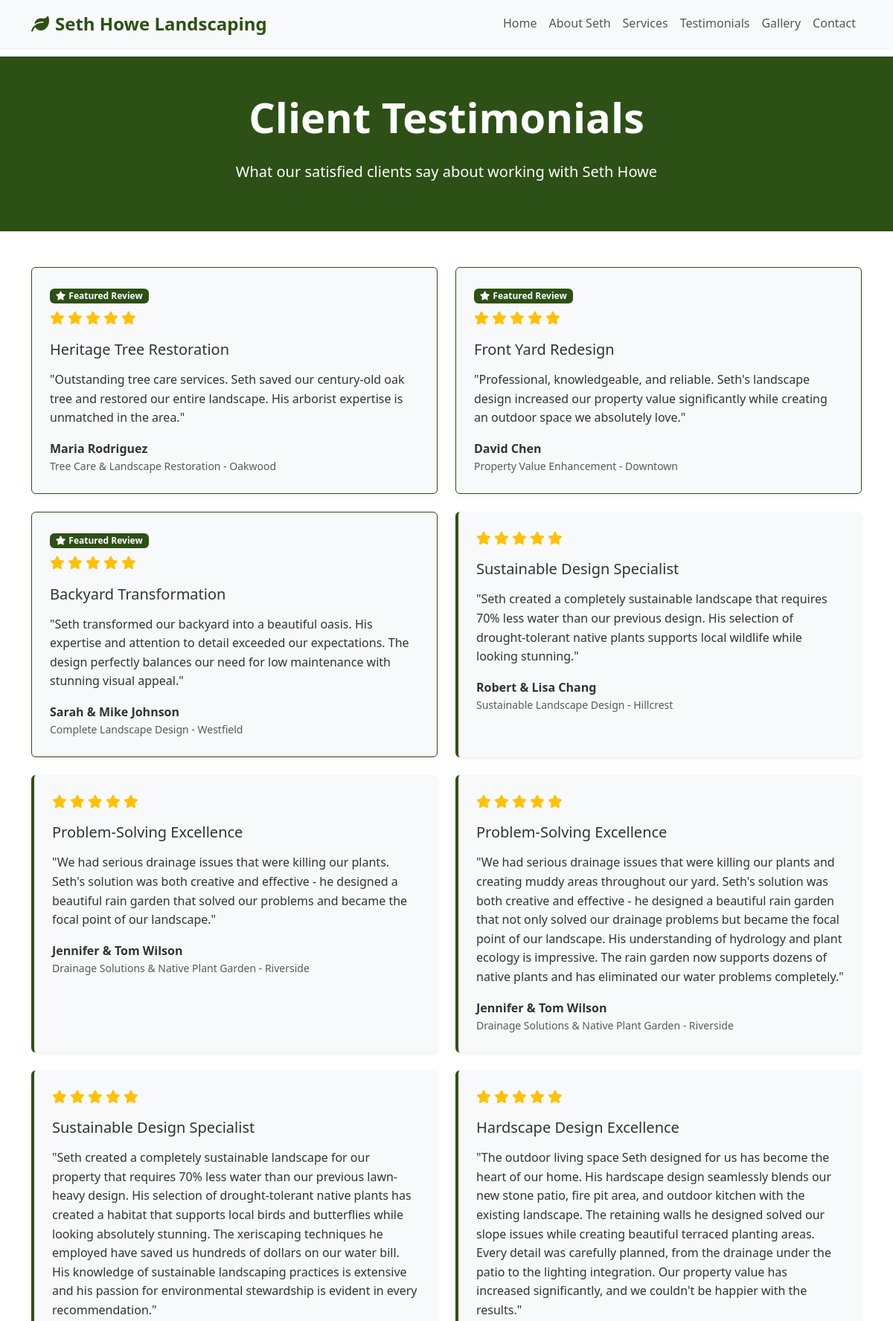
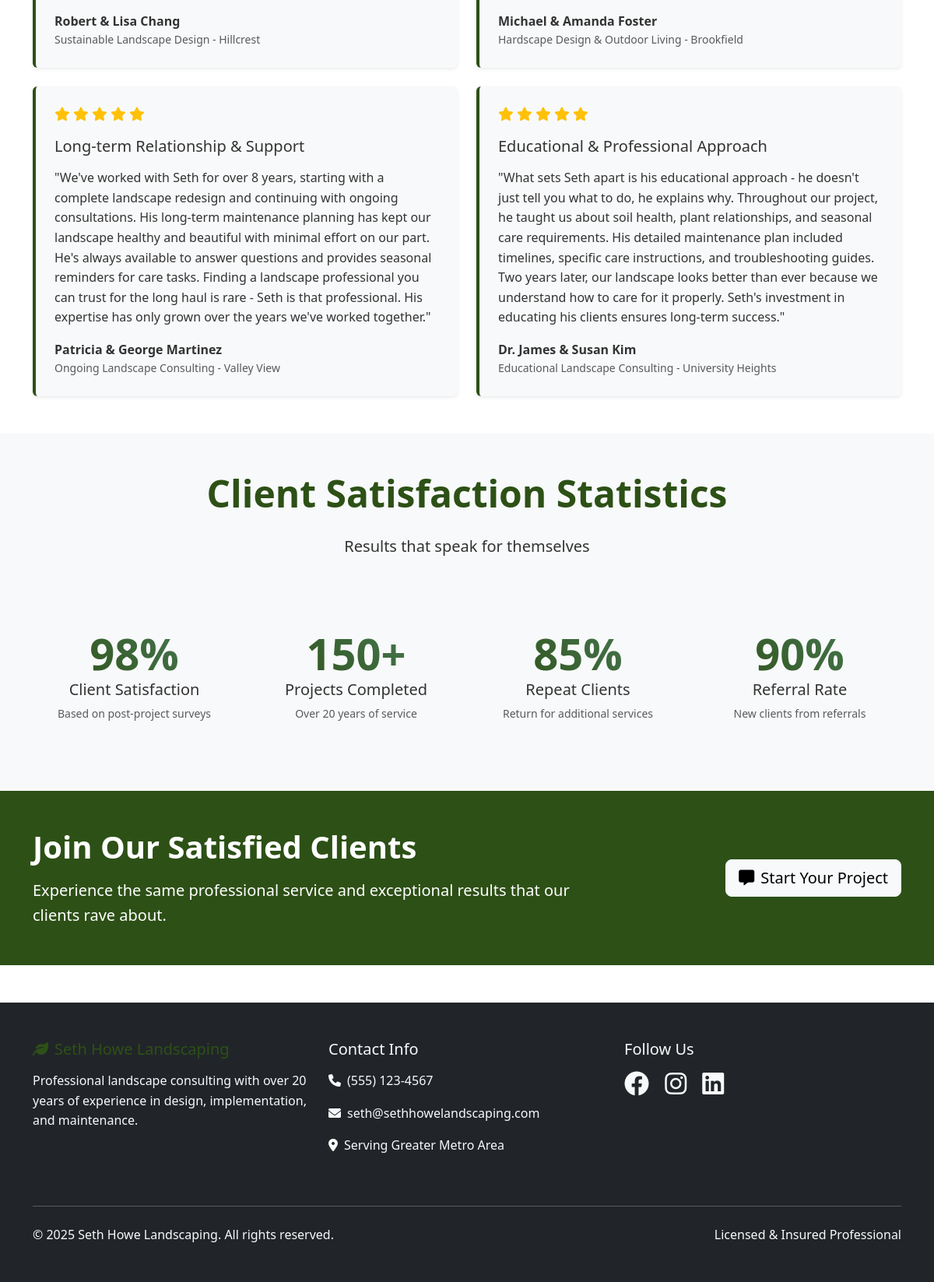
Screenshot of /testimonials with the database file from the repository (2 pictures, top to bottom).
### models.py (models this page shows, shortened)
class Testimonial(db.Model):
    __tablename__ = 'testimonials'
    id = db.Column(db.Integer, primary_key=True)
    client_name = db.Column(db.String(100), nullable=False)
    client_location = db.Column(db.String(100), nullable=True)
    service_type = db.Column(db.String(100), nullable=True)
    rating = db.Column(db.Integer, default=5)  # 1-5 stars
    testimonial_text = db.Column(db.Text, nullable=False)
    project_description = db.Column(db.String(200), nullable=True)
    is_featured = db.Column(db.Boolean, default=False)
    is_active = db.Column(db.Boolean, default=True)
    created_at = db.Column(db.DateTime, default=datetime.utcnow)

### app.py (the view)
    @app.route('/testimonials')
    def testimonials():
        from models import Testimonial
        try:
            testimonials = Testimonial.query.filter_by(is_active=True).order_by(
                Testimonial.is_featured.desc(),
                Testimonial.created_at.desc()
            ).all()
        except Exception as e:
            app.logger.error(f"Error fetching testimonials: {str(e)}")
            testimonials = []
        return render_template('testimonials.html', testimonials=testimonials)

### templates/testimonials.html (shortened to what this page needs)
{% extends "base.html" %}
{% block content %}
<section class="py-5 bg-success text-white">
    <div class="container">
        <div class="row">
            <div class="col-lg-8 mx-auto text-center">
                <h1 class="display-4 fw-bold mb-4">Client Testimonials</h1>
                <p class="lead">What our satisfied clients say about working with Seth Howe</p>
            </div>
        </div>
    </div>
</section>
<section class="py-5">
    <div class="container">
        <div class="row g-4">
            {% for testimonial in testimonials %}
            <div class="col-lg-6">
                <div class="testimonial-card p-4 bg-light rounded shadow-sm h-100{% if testimonial.is_featured %} border border-success{% endif %}">
                    {% if testimonial.is_featured %}
                    <div class="badge bg-success mb-2">
                        <i class="fas fa-star me-1"></i>Featured Review
                    </div>
                    {% endif %}
                    <div class="stars mb-3">
                        {% for i in range(testimonial.rating) %}
                        <i class="fas fa-star text-warning"></i>
                        {% endfor %}
                    </div>
                    {% if testimonial.project_description %}
                    <h5 class="mb-3">{{ testimonial.project_description }}</h5>
                    {% endif %}
                    <p class="mb-3">"{{ testimonial.testimonial_text }}"</p>
                    <div class="client-info">
                        <strong>{{ testimonial.client_name }}</strong>
                        <small class="text-muted d-block">
                            {% if testimonial.service_type %}{{ testimonial.service_type }}{% endif %}
                            {% if testimonial.service_type and testimonial.client_location %} - {% endif %}
                            {% if testimonial.client_location %}{{ testimonial.client_location }}{% endif %}
                        </small>
                    </div>
                </div>
            </div>
            {% endfor %}
            <div class="col-lg-6">
                <div class="testimonial-card p-4 bg-light rounded shadow-sm h-100">
                    <div class="stars mb-3">
                        <i class="fas fa-star text-warning"></i>
                        <i class="fas fa-star text-warning"></i>
                        <i class="fas fa-star text-warning"></i>
                        <i class="fas fa-star text-warning"></i>
                        <i class="fas fa-star text-warning"></i>
                    </div>
                    <h5 class="mb-3">Problem-Solving Excellence</h5>
                    <p class="mb-3">"We had serious drainage issues that were killing our plants and creating muddy areas throughout our yard. Seth's solution was both creative and effective - he designed a beautiful rain garden that not only solved our drainage problems but became the focal point of our landscape. His understanding of hydrology and plant ecology is impressive. The rain garden now supports dozens of native plants and has eliminated our water problems completely."</p>
                    <div class="client-info">
                        <strong>Jennifer & Tom Wilson</strong>
                        <small class="text-muted d-block">Drainage Solutions & Native Plant Garden - Riverside</small>
                    </div>
                </div>
            </div>
            <div class="col-lg-6">
                <div class="testimonial-card p-4 bg-light rounded shadow-sm h-100">
                    <div class="stars mb-3">
                        <i class="fas fa-star text-warning"></i>
                        <i class="fas fa-star text-warning"></i>
                        <i class="fas fa-star text-warning"></i>
                        <i class="fas fa-star text-warning"></i>
                        <i class="fas fa-star text-warning"></i>
                    </div>
                    <h5 class="mb-3">Sustainable Design Specialist</h5>
                    <p class="mb-3">"Seth created a completely sustainable landscape for our property that requires 70% less water than our previous lawn-heavy design. His selection of drought-tolerant native plants has created a habitat that supports local birds and butterflies while looking absolutely stunning. The xeriscaping techniques he employed have saved us hundreds of dollars on our water bill. His knowledge of sustainable landscaping practices is extensive and his passion for environmental stewardship is evident in every recommendation."</p>
                    <div class="client-info">
                        <strong>Robert & Lisa Chang</strong>
                        <small class="text-muted d-block">Sustainable Landscape Design - Hillcrest</small>
                    </div>
                </div>
            </div>
            <div class="col-lg-6">
                <div class="testimonial-card p-4 bg-light rounded shadow-sm h-100">
                    <div class="stars mb-3">
                        <i class="fas fa-star text-warning"></i>
                        <i class="fas fa-star text-warning"></i>
                        <i class="fas fa-star text-warning"></i>
                        <i class="fas fa-star text-warning"></i>
                        <i class="fas fa-star text-warning"></i>
                    </div>
                    <h5 class="mb-3">Hardscape Design Excellence</h5>
                    <p class="mb-3">"The outdoor living space Seth designed for us has become the heart of our home. His hardscape design seamlessly blends our new stone patio, fire pit area, and outdoor kitchen with the existing landscape. The retaining walls he designed solved our slope issues while creating beautiful terraced planting areas. Every detail was carefully planned, from the drainage under the patio to the lighting integration. Our property value has increased significantly, and we couldn't be happier with the results."</p>
                    <div class="client-info">
                        <strong>Michael & Amanda Foster</strong>
                        <small class="text-muted d-block">Hardscape Design & Outdoor Living - Brookfield</small>
                    </div>
                </div>
            </div>
            <div class="col-lg-6">
                <div class="testimonial-card p-4 bg-light rounded shadow-sm h-100">
                    <div class="stars mb-3">
                        <i class="fas fa-star text-warning"></i>
                        <i class="fas fa-star text-warning"></i>
                        <i class="fas fa-star text-warning"></i>
                        <i class="fas fa-star text-warning"></i>
                        <i class="fas fa-star text-warning"></i>
                    </div>
                    <h5 class="mb-3">Long-term Relationship & Support</h5>
                    <p class="mb-3">"We've worked with Seth for over 8 years, starting with a complete landscape redesign and continuing with ongoing consultations. His long-term maintenance planning has kept our landscape healthy and beautiful with minimal effort on our part. He's always available to answer questions and provides seasonal reminders for care tasks. Finding a landscape professional you can trust for the long haul is rare - Seth is that professional. His expertise has only grown over the years we've worked together."</p>
                    <div class="client-info">
                        <strong>Patricia & George Martinez</strong>
                        <small class="text-muted d-block">Ongoing Landscape Consulting - Valley View</small>
                    </div>
                </div>
            </div>
            <div class="col-lg-6">
                <div class="testimonial-card p-4 bg-light rounded shadow-sm h-100">
                    <div class="stars mb-3">
                        <i class="fas fa-star text-warning"></i>
                        <i class="fas fa-star text-warning"></i>
                        <i class="fas fa-star text-warning"></i>
                        <i class="fas fa-star text-warning"></i>
                        <i class="fas fa-star text-warning"></i>
                    </div>
                    <h5 class="mb-3">Educational & Professional Approach</h5>
                    <p class="mb-3">"What sets Seth apart is his educational approach - he doesn't just tell you what to do, he explains why. Throughout our project, he taught us about soil health, plant relationships, and seasonal care requirements. His detailed maintenance plan included timelines, specific care instructions, and troubleshooting guides. Two years later, our landscape looks better than ever because we understand how to care for it properly. Seth's investment in educating his clients ensures long-term success."</p>
                    <div class="client-info">
                        <strong>Dr. James & Susan Kim</strong>
                        <small class="text-muted d-block">Educational Landscape Consulting - University Heights</small>
                    </div>
                </div>
            </div>
        </div>
    </div>
</section>
<section class="py-5 bg-light">
    <div class="container">
        <div class="row text-center">
            <div class="col-lg-8 mx-auto mb-5">
                <h2 class="display-5 fw-bold text-success mb-4">Client Satisfaction Statistics</h2>
                <p class="lead">Results that speak for themselves</p>
            </div>
        </div>
        <div class="row g-4">
            <div class="col-md-3">
                <div class="stat-item text-center p-4">
                    <div class="stat-number display-4 fw-bold text-success">98%</div>
                    <h5 class="mb-2">Client Satisfaction</h5>
                    <p class="text-muted small">Based on post-project surveys</p>
                </div>
            </div>
            <div class="col-md-3">
                <div class="stat-item text-center p-4">
                    <div class="stat-number display-4 fw-bold text-success">150+</div>
                    <h5 class="mb-2">Projects Completed</h5>
                    <p class="text-muted small">Over 20 years of service</p>
                </div>
            </div>
            <div class="col-md-3">
                <div class="stat-item text-center p-4">
                    <div class="stat-number display-4 fw-bold text-success">85%</div>
                    <h5 class="mb-2">Repeat Clients</h5>
                    <p class="text-muted small">Return for additional services</p>
                </div>
            </div>
            <div class="col-md-3">
                <div class="stat-item text-center p-4">
                    <div class="stat-number display-4 fw-bold text-success">90%</div>
                    <h5 class="mb-2">Referral Rate</h5>
                    <p class="text-muted small">New clients from referrals</p>
                </div>
            </div>
        </div>
    </div>
</section>
<section class="py-5 bg-success text-white">
    <div class="container">
        <div class="row align-items-center">
            <div class="col-lg-8">
                <h2 class="display-6 fw-bold mb-3">Join Our Satisfied Clients</h2>
                <p class="lead mb-0">Experience the same professional service and exceptional results that our clients rave about.</p>
            </div>
            <div class="col-lg-4 text-lg-end">
                <a href="{{ url_for('contact') }}" class="btn btn-light btn-lg">
                    <i class="fas fa-comment-alt me-2"></i>Start Your Project
                </a>
            </div>
        </div>
    </div>
</section>
{% endblock %}

### templates/base.html (shortened to what this page needs)
<!DOCTYPE html>
<html lang="en">
<head>
    <link href="https://cdn.jsdelivr.net/npm/bootstrap@5.3.0/dist/css/bootstrap.min.css" rel="stylesheet">
    <link rel="stylesheet" href="https://cdnjs.cloudflare.com/ajax/libs/font-awesome/6.0.0/css/all.min.css">
    <link rel="stylesheet" href="{{ url_for('static', filename='css/style.css') }}">
</head>
<body>
    <nav class="navbar navbar-expand-lg navbar-light bg-light fixed-top shadow-sm">
        <div class="container">
            <a class="navbar-brand fw-bold text-success" href="{{ url_for('index') }}">
                <i class="fas fa-leaf me-2"></i>Seth Howe Landscaping
            </a>
            <div class="collapse navbar-collapse" id="navbarNav">
                <ul class="navbar-nav ms-auto">
                    <li class="nav-item">
                        <a class="nav-link" href="{{ url_for('index') }}">Home</a>
                    </li>
                    <li class="nav-item">
                        <a class="nav-link" href="{{ url_for('bio') }}">About Seth</a>
                    </li>
                    <li class="nav-item">
                        <a class="nav-link" href="{{ url_for('services') }}">Services</a>
                    </li>
                    <li class="nav-item">
                        <a class="nav-link" href="{{ url_for('testimonials') }}">Testimonials</a>
                    </li>
                    <li class="nav-item">
                        <a class="nav-link" href="{{ url_for('gallery') }}">Gallery</a>
                    </li>
                    <li class="nav-item">
                        <a class="nav-link" href="{{ url_for('contact') }}">Contact</a>
                    </li>
                </ul>
            </div>
        </div>
    </nav>
    <main style="padding-top: 76px;">
        {% block content %}{% endblock %}
    </main>
    <footer class="bg-dark text-light py-5 mt-5">
        <div class="container">
            <div class="row">
                <div class="col-md-4 mb-4">
                    <h5 class="text-success mb-3">
                        <i class="fas fa-leaf me-2"></i>Seth Howe Landscaping
                    </h5>
                    <p>Professional landscape consulting with over 20 years of experience in design, implementation, and maintenance.</p>
                </div>
                <div class="col-md-4 mb-4">
                    <h5 class="mb-3">Contact Info</h5>
                    <p><i class="fas fa-phone me-2"></i>(555) 123-4567</p>
                    <p><i class="fas fa-envelope me-2"></i>seth@sethhowelandscaping.com</p>
                    <p><i class="fas fa-map-marker-alt me-2"></i>Serving Greater Metro Area</p>
                </div>
                <div class="col-md-4 mb-4">
                    <h5 class="mb-3">Follow Us</h5>
                    <div class="social-links">
                        <a href="#" class="text-light me-3"><i class="fab fa-facebook fa-2x"></i></a>
                        <a href="#" class="text-light me-3"><i class="fab fa-instagram fa-2x"></i></a>
                        <a href="#" class="text-light me-3"><i class="fab fa-linkedin fa-2x"></i></a>
                    </div>
                </div>
            </div>
            <hr class="my-4">
            <div class="row align-items-center">
                <div class="col-md-6">
                    <p class="mb-0">&copy; 2025 Seth Howe Landscaping. All rights reserved.</p>
                </div>
                <div class="col-md-6 text-md-end">
                    <p class="mb-0">Licensed & Insured Professional</p>
                </div>
            </div>
        </div>
    </footer>
</body>
</html>

### rows the page displays
Testimonial: is_featured True (drawn), rating 5 (drawn), project_description "Heritage Tree Restoration", testimonial_text "Outstanding tree care services. Seth saved our century-old oak tree and restored our entire landscape. His arborist expertise is unmatched in the area.", client_name "Maria Rodriguez", service_type "Tree Care & Landscape Restoration", client_location "Oakwood"
Testimonial: is_featured True (drawn), rating 5 (drawn), project_description "Front Yard Redesign", testimonial_text "Professional, knowledgeable, and reliable. Seth's landscape design increased our property value significantly while creating an outdoor space we absolutely love.", client_name "David Chen", service_type "Property Value Enhancement", client_location "Downtown"
Testimonial: is_featured True (drawn), rating 5 (drawn), project_description "Backyard Transformation", testimonial_text "Seth transformed our backyard into a beautiful oasis. His expertise and attention to detail exceeded our expectations. The design perfectly balances our need for low maintenance with stunning visual appeal.", client_name "Sarah & Mike Johnson", service_type "Complete Landscape Design", client_location "Westfield"
Testimonial: rating 5 (drawn), project_description "Sustainable Design Specialist", testimonial_text "Seth created a completely sustainable landscape that requires 70% less water than our previous design. His selection of drought-tolerant native plants supports local wildlife while looking stunning.", client_name "Robert & Lisa Chang", service_type "Sustainable Landscape Design", client_location "Hillcrest"
Testimonial: rating 5 (drawn), project_description "Problem-Solving Excellence", testimonial_text "We had serious drainage issues that were killing our plants. Seth's solution was both creative and effective - he designed a beautiful rain garden that solved our problems and became the focal point of our landscape.", client_name "Jennifer & Tom Wilson", service_type "Drainage Solutions & Native Plant Garden", client_location "Riverside"
